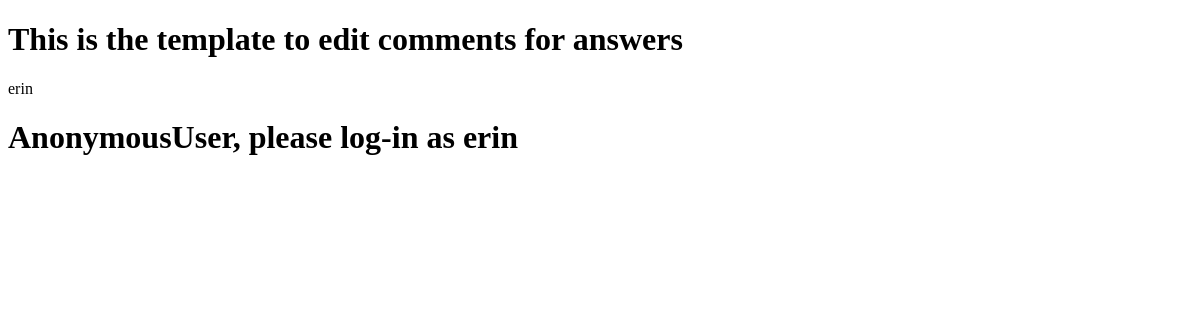
/answer/comment/5/edit/1/, run on an earlier commit of the app's database.
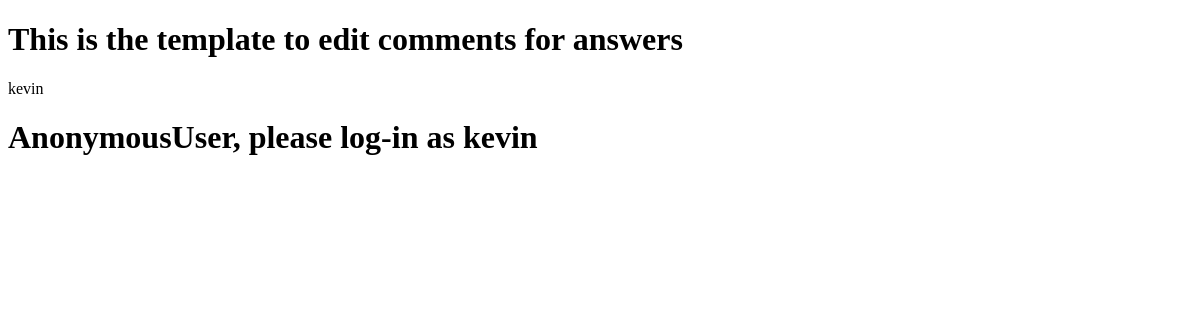
And on a later commit of the database.
### passionProjectApp/models.py (models this page shows, shortened)
class AnswerComment(models.Model):
    message= tinymce_models.HTMLField()
    date_created=models.DateTimeField(default=datetime.datetime.utcnow)
    last_update=models.DateTimeField(default=datetime.datetime.utcnow)
    parent=models.ForeignKey(Answer,on_delete=models.CASCADE)
    author = models.ForeignKey(User,on_delete=models.CASCADE)

### passionProjectApp/views.py (the view, shortened to what this page needs)
# urls.py: path('answer/comment/<int:commentID>/edit/<int:grandparentID>/',views.comment_answer_edit,name='comment_answer_edit'),
def comment_answer_edit(request, commentID, grandparentID):
    answerCommentID=get_object_or_404(AnswerComment,pk=commentID)
    questionID=get_object_or_404(RealQuestion,pk=grandparentID)
    print(answerCommentID.author)
    form=CommentAnswerForm(instance=answerCommentID)
    return render(request,"passionProjectApp/comment_answer_edit.html",{'form':form,"answerComment":answerCommentID})

### passionProjectApp/templates/passionProjectApp/comment_answer_edit.html (shortened to what this page needs)
<!DOCTYPE html>
<html lang="en">
<head>
</head>
<body>
<h1>This is the template to edit comments for answers</h1>
{{answerComment.author}}
{% if request.user == answerComment.author %}
<form method="post">
    {% csrf_token %}
    {{form.as_p}}
    <button>Submit</button>
</form>
{% else %}
<h1>{{request.user}}, please log-in as {{answerComment.author}}</h1>
{% endif %}
</body>
</html>

What changed in the data, as far as the page shows it:
changed AnswerComment: author "erin" → "kevin"
